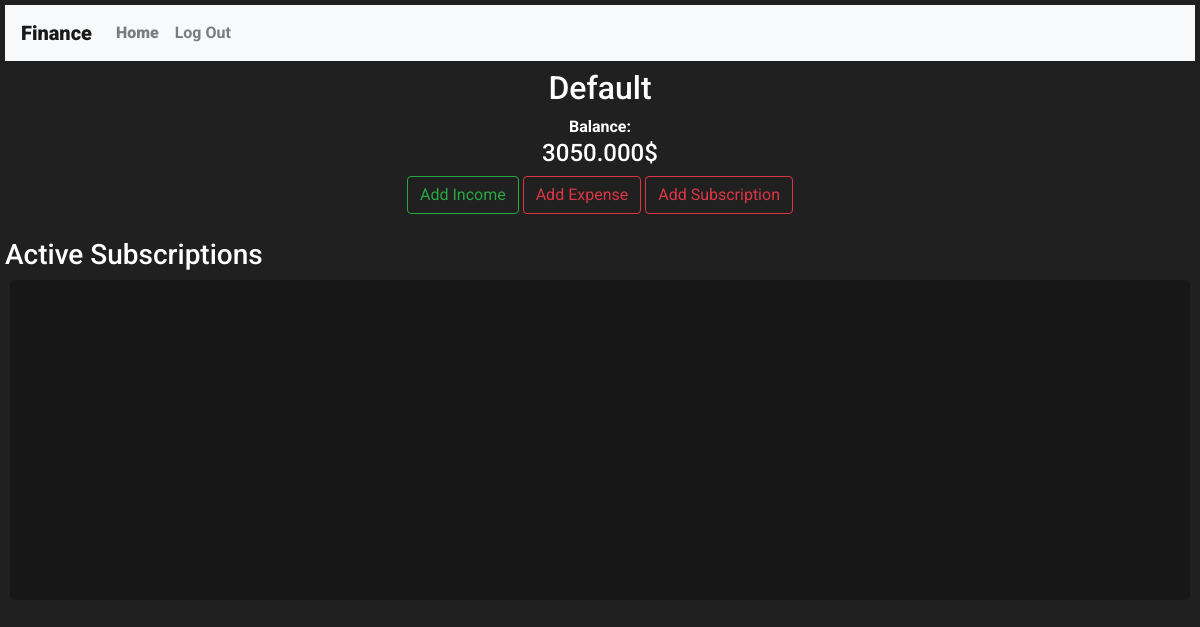
The page / (signed in) on the database as committed earlier.
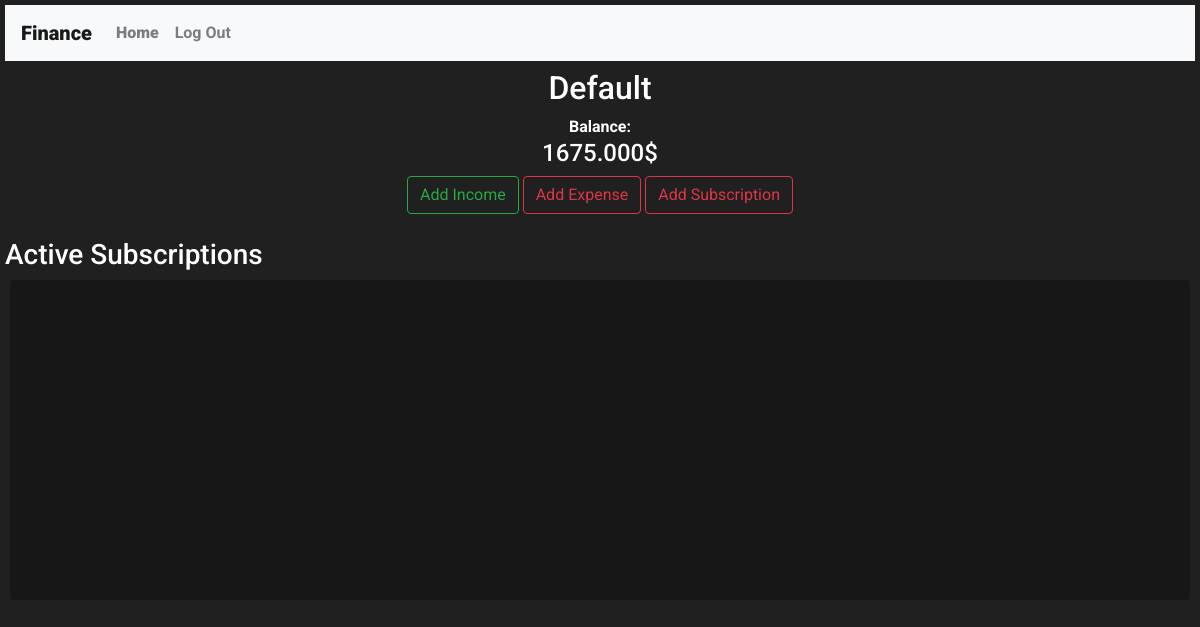
The same page on the database as committed later.
### finance/models.py (models this page shows, shortened)
class Account(models.Model):
    user = models.ForeignKey("User", on_delete=models.CASCADE, related_name="accounts")
    balance = models.DecimalField(decimal_places=3,max_digits=10)
    name = models.CharField(max_length= 50, blank=True)

### finance/views.py (the view)
# urls.py: path("", views.index, name="index"),
def index(request):
    if (request.user.is_authenticated):
        if (not request.user.accounts.all().count()):
            default_account = Account(user = request.user,balance=0,name="Default")
            default_account.save()
        default_account = request.user.accounts.get(name="Default")
        return render(request, "finance/index.html",{
            "account":default_account
        })
    return render(request, "finance/index.html")

### finance/templates/finance/index.html (shortened to what this page needs)
{% extends "finance/layout.html" %}
{% load static %}
{% block body %}
    <div>
        {% if user.is_authenticated %}
        <div id="content">
            <h2>{{ account.name }}</h2>
            <span>Balance: <h4 id="balance">{{ account.balance }}$</h4></span>
            <button name="income" data-account-id="{{account.id}}" class="btn btn-outline-success">Add Income</button>
            <button name="expense" data-account-id="{{account.id}}" class="btn btn-outline-danger">Add Expense</button>
            <button name="recexpense" data-account-id="{{account.id}}" class="btn btn-outline-danger">Add Subscription</button>
        </div>
        <br>
        <h3>Active Subscriptions</h3>
        <div class="subs-container rounded">
        </div>
        {% endif %}
    </div>
{% endblock %}

Rows that differ between the two databases and show on the page:
changed Account "Default": balance "3050.000" → "1675.000"
